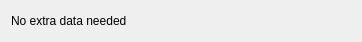
<?xml version="1.0" encoding="UTF-8"?>
<ui version="4.0">
 <class>Volume</class>
 <widget class="QDialog" name="Volume">
  <property name="geometry">
   <rect>
    <x>0</x>
    <y>0</y>
    <width>362</width>
    <height>41</height>
   </rect>
  </property>
  <property name="windowTitle">
   <string>Volume</string>
  </property>
  <layout class="QHBoxLayout" name="horizontalLayout">
   <item>
    <widget class="QLabel" name="label">
     <property name="text">
      <string>No extra data needed</string>
     </property>
    </widget>
   </item>
   <item>
    <spacer name="spacer">
     <property name="orientation">
      <enum>Qt::Horizontal</enum>
     </property>
     <property name="sizeHint" stdset="0">
      <size>
       <width>40</width>
       <height>20</height>
      </size>
     </property>
    </spacer>
   </item>
  </layout>
 </widget>
 <resources/>
 <connections/>
</ui>
